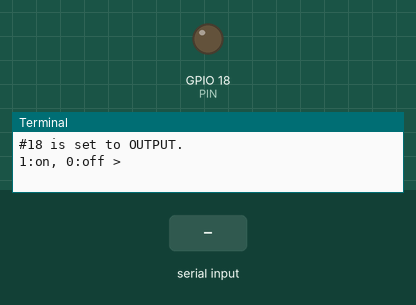
Simulated run of this program. Board: Raspberry Pi (BCM pin numbers). On the bench: output pins drawn as LEDs (lit = HIGH), the last lines printed to the terminal. The inputs (shaded band) are chosen by the test bench.

Above: at 1.2 s.
1.3 s: "1" typed at the terminal, then Enter
At 2.5 s:
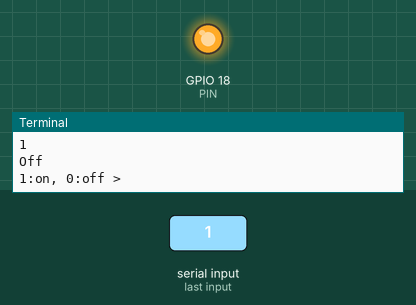
2.8 s: "0" typed at the terminal, then Enter
At 3.6 s:
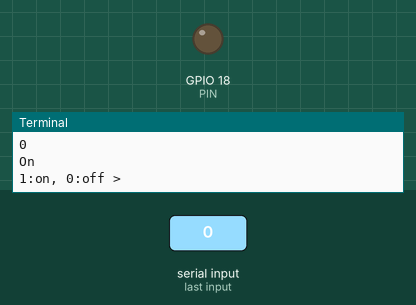
Timing chart, 0 to 5.8 s (numbered marks = the images above; inputs shaded):
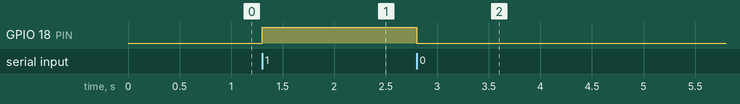

Measured:
- after the input at 1.3 s, GPIO 18 (PIN): LOW → HIGH at once
- after the input at 2.8 s, GPIO 18 (PIN): HIGH → LOW at once

The program:

digital_out_wpi.py
```python
import wiringpi as wpi

PIN = 18
wpi.wiringPiSetupGpio()
wpi.pinMode(PIN, wpi.OUTPUT)
print(f'#{PIN} is set to OUTPUT.')
try:
    while True:
        val = input("1:on, 0:off > ")
        if val == '0':
            wpi.digitalWrite(PIN, wpi.LOW)
            print('On')
        elif val == '1':
            wpi.digitalWrite(PIN, wpi.HIGH)
            print('Off')
        else:
            break
finally:
    wpi.digitalWrite(PIN, wpi.LOW)
    wpi.pinMode(PIN, wpi.INPUT)
    print('cleanup and exit')
```
